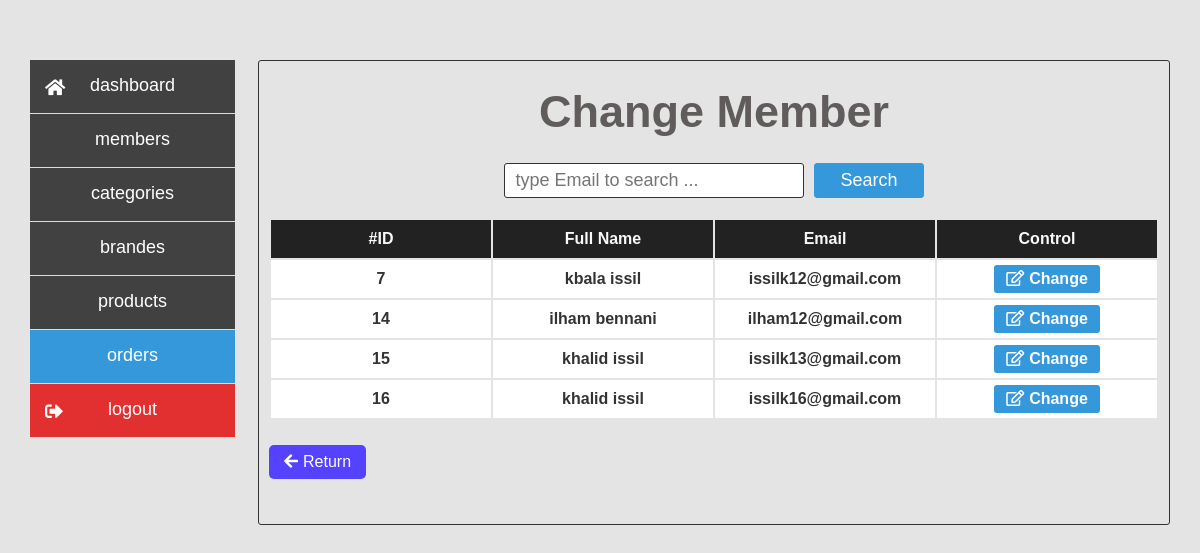
The app's page /Admin/Change_Member_Order.php?function=change&order_id=5 (signed in) with its own data.
### tables this page shows
CREATE TABLE `users` (
  `users_id` int(11) NOT NULL,
  `user_fname` varchar(100) NOT NULL,
  `user_lname` varchar(100) NOT NULL,
  `user_email` varchar(100) NOT NULL,
  `user_password` varchar(250) NOT NULL,
  `user_type` int(11) DEFAULT NULL,
  `user_randome` int(250) NOT NULL
);

### Admin/Change_Member_Order.php (the view, shortened to what this page needs)
<?php
    require "../Config/config.php";
    if(isset($_SESSION["connecte"]) && isset($_SESSION["admin_id"]) && isset($_GET["function"]) && isset($_GET["order_id"]))
    {
        $admin_random=$_SESSION["admin_id"];
        $query_check_admin="select * from users where user_randome = $admin_random";
        if(mysqli_num_rows(mysqli_query($conn,$query_check_admin))>0)
        {
            $query_get_all_users="select * from users";
            $resultat=mysqli_query($conn,$query_get_all_users);
            $output="";
            if(mysqli_num_rows($resultat)>0)
            {
                while($row=$resultat->fetch_assoc())
                {
                    $fname=$row["user_fname"];
                    $lname=$row["user_lname"];
                    $email=$row["user_email"];
                    $id=$row["users_id"];
                    $output.='<tr>
                                <td>'.$id.'</td>
                                <td>'.$fname.' '.$lname.'</td>
                                <td>'.$email.'</td>
                                <td>
                                    <a href="Manage_Orders.php?order_id='.$_GET["order_id"].'&new_member_id='.$id.'" id="change"><i class="far fa-edit"></i><span>Change</span></a>
                                </td>
                              </tr>';
                }
            }
        }
        else
        {
            header("Location: ../index.html");
        }
    }
    else
    {
        header("Location: ../index.html");
    }
?>
<!DOCTYPE html>
<html lang="en">
<head>
    <link rel="stylesheet" href="../Css/header.css">
    <link rel="stylesheet" href="../Css/Members.css">
</head>
<body>
    <div class="container">
        <?php
        include_once 'header.php';
        ?>
        <div class="content">
        <?php
                if($_GET["function"]=="change")
                {
                ?>
                    <h1 class="title">Change Member</h1>
                    <div class="users_search">
                        <div class="searchbox">
                            <input type="text" id="txtsearch" placeholder="type Email to search ...">
                            <button id="btnsearch">Search</button>
                        </div>
                    </div>
                    <div class="members_liste">
                        <table id="users_table">
                            <thead>
                                <tr>
                                    <th>#ID</th>
                                    <th>Full Name</th>
                                    <th>Email</th>
                                    <th>Control</th>
                                </tr>
                            </thead>
                            <tbody>
                                <?php echo $output ?>
                            </tbody>
                        </table>
                    </div>
                    <a href="Orders.php?function=update&order_id=<?php echo $_GET["order_id"] ?>" class="return"><i class="fa fa-arrow-left" aria-hidden="true"></i><span>Return</span></a>
                     <?php
                } ?>
        </div>
    </div>
</body>
</html>

### Css/header.css (style rules this page uses)
* { margin: 0; padding: 0; font-family: 'montserrat',sans-serif; box-sizing: border-box; }
body { background-color: #E4E4E4; }
.container { width: 95%; margin:60px auto; min-height:100%; display: flex; justify-content: space-between; }
.container .title { text-align: center; margin: 15px 0; color: rgb(97, 92, 92); font-size: 45px; }
.container .content { flex-basis:80%; border: 1px solid #333; border-radius: 3px; padding:10px 10px 40px 10px; overflow-y: scroll; }

### Css/Members.css (style rules this page uses)
* { margin: 0; padding: 0; font-family: 'montserrat',sans-serif; box-sizing: border-box; }
.container .content .members_liste { max-height: 700px; overflow-y: scroll; border-radius: 2px; }
.container .content .users_search { padding: 10px 0; margin: 10px 0; }
.container .content .users_search .searchbox { display: flex; justify-content: center; align-items: center; overflow: hidden; }
.container .content .users_search .searchbox input { font-size: 18px; width: 300px; padding: 5px 10px; outline:none; height: 35px; color: #333; margin-right: 10px; border: 1px solid #333; border-radius: 3px; background-color: #fff; }
.container .content .users_search .searchbox button { height: 35px; font-size: 18px; padding: 5px 25px; cursor: pointer; background-color: #3498db; color: #fff; border: 1px solid #3498db; border-radius: 3px; }
.container .content .members_liste table { width: 100%; margin-bottom: 20px; }
.container .content .members_liste table tr th, .container .content .members_liste table tr td { width: 25%; text-align: center; margin-bottom: 1px; }
.container .content .members_liste table tr th { background-color: #222; color: #faf8f8; padding: 10px; }
.container .content .members_liste table tr td { color: #333; background-color: #fff; font-weight: 700; padding: 5px; }
.container .content .members_liste table tr td:last-of-type a { display: inline-block; text-decoration: none; color: #fff; padding: 5px 12px; border-radius: 3px; }
.container .content .members_liste table tr td:last-of-type a i { margin-right: 5px; }
.container .content .members_liste table tr td:last-of-type #change { background-color: #3498db; }
.container .content .return, .container .content .addnew { display: inline-block; text-decoration: none; background-color: rgb(85, 66, 255); color: #fff; padding: 8px 15px; border-radius: 5px; margin: 5px 0; }
.container .content .return i, .container .content .addnew i { margin-right: 5px; }

### records on screen
users: users_id "7", user_fname "kbala", user_lname "issil", user_email "issilk12@gmail.com"
users: users_id "14", user_fname "ilham", user_lname "bennani", user_email "ilham12@gmail.com"
users: users_id "15", user_fname "khalid", user_lname "issil", user_email "issilk13@gmail.com"
users: users_id "16", user_fname "khalid", user_lname "issil", user_email "issilk16@gmail.com"
